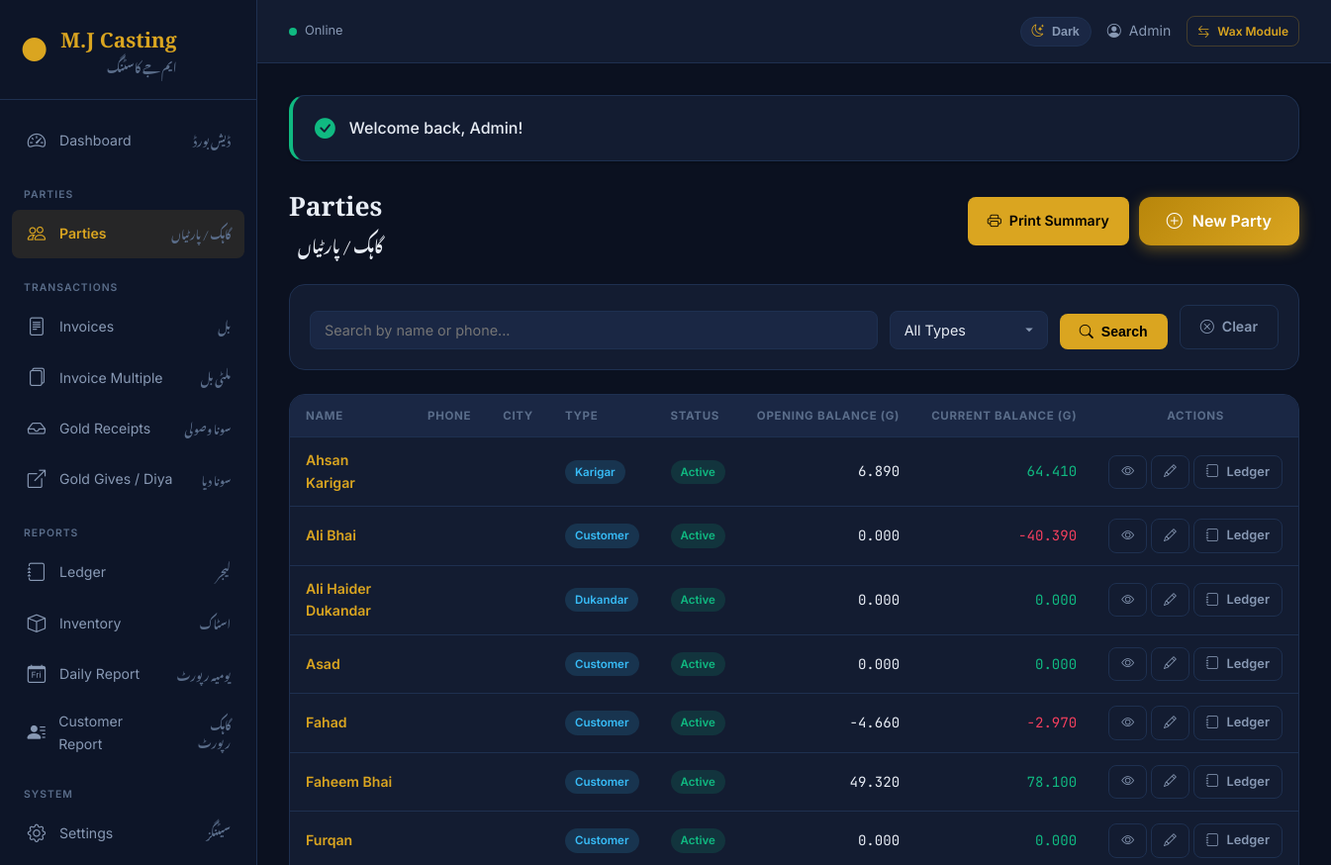
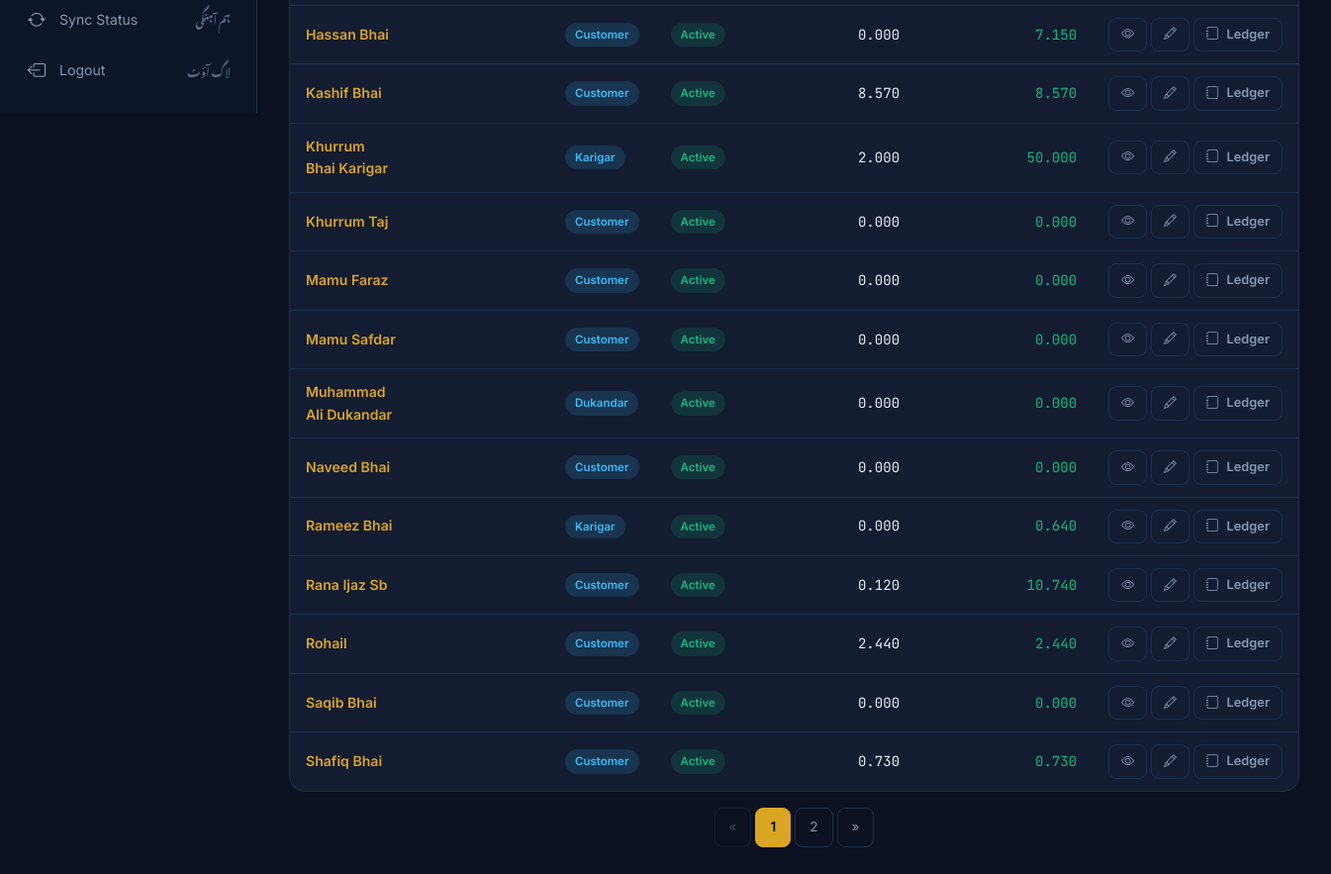
The app's page /customers/index.php (signed in) with its own data (2 pictures, top to bottom).
### tables this page shows
CREATE TABLE `users` (
  `id` int(11) NOT NULL,
  `name` varchar(255) NOT NULL,
  `email` varchar(255) NOT NULL,
  `email_verified_at` datetime DEFAULT NULL,
  `password` varchar(255) NOT NULL,
  `remember_token` varchar(100) DEFAULT NULL,
  `created_at` timestamp NOT NULL DEFAULT current_timestamp(),
  `updated_at` timestamp NOT NULL DEFAULT current_timestamp() ON UPDATE current_timestamp()
);

CREATE TABLE `customers` (
  `id` int(11) NOT NULL,
  `name` varchar(100) NOT NULL,
  `phone` varchar(20) DEFAULT NULL,
  `cnic` varchar(30) DEFAULT NULL,
  `address` text DEFAULT NULL,
  `city` varchar(50) DEFAULT NULL,
  `opening_balance` decimal(15,2) DEFAULT 0.00,
  `status` enum('active','inactive') DEFAULT 'active',
  `party_type` enum('customer','dukandar','karigar') DEFAULT 'customer',
  `created_at` timestamp NOT NULL DEFAULT current_timestamp(),
  `updated_at` timestamp NOT NULL DEFAULT current_timestamp() ON UPDATE current_timestamp(),
  `deleted_at` datetime DEFAULT NULL
);

### config.php (called while the page is built, shortened)
<?php
function getDB(): PDO {
    static $pdo = null;
    if ($pdo === null) {
        try {
            $pdo = new PDO(
                "mysql:host=" . DB_HOST . ";dbname=" . DB_NAME . ";charset=utf8mb4",
                DB_USER,
                DB_PASS,
                [
                    PDO::ATTR_ERRMODE => PDO::ERRMODE_EXCEPTION,
                    PDO::ATTR_DEFAULT_FETCH_MODE => PDO::FETCH_ASSOC,
                    PDO::ATTR_EMULATE_PREPARES => false,
                ]
            );
        } catch (PDOException $e) {
            die("Database connection failed: " . $e->getMessage());
        }
    }
    return $pdo;
}
function isLoggedIn(): bool {
    return isset($_SESSION['user_id']);
}
function getCurrentUser(): ?array {
    $stmt = getDB()->prepare("SELECT id, name, email FROM users WHERE id = ?");
    $stmt->execute([$_SESSION['user_id']]);
    return $stmt->fetch() ?: null;
}
function getBaseUrl(): string {
    $protocol = (!empty($_SERVER['HTTPS']) && $_SERVER['HTTPS'] !== 'off') ? 'https://' : 'http://';
    $host = $_SERVER['HTTP_HOST'] ?? 'localhost';
    $scriptPath = $_SERVER['SCRIPT_NAME'];
    $pos = strpos($scriptPath, '/mjcasting/');
    if ($pos !== false) {
        $basePath = substr($scriptPath, 0, $pos + strlen('/mjcasting/'));
    } else {
        $basePath = rtrim(dirname($scriptPath), '/\\') . '/';
    }
    return $protocol . $host . $basePath;
}
function url(string $path = ''): string {
    return getBaseUrl() . ltrim($path, '/');
}
function getFlash(): ?array {
    if (isset($_SESSION['flash'])) {
        $flash = $_SESSION['flash'];
        return $flash;
    }
    return null;
}
function query(string $key, $default = null) {
    return $_GET[$key] ?? $default;
}

### functions/ledger_functions.php (called while the page is built, shortened)
<?php
function _sumColumn(string $sql, array $params = []): float {
    $stmt = getDB()->prepare($sql);
    $stmt->execute($params);
    return (float)$stmt->fetchColumn();
}
function _tableReady(string $table): bool {
    return !function_exists('tableExists') || tableExists($table);
}
function getCustomerCurrentBalance(int $customerId): float {
    $db = getDB();
    $stmt = $db->prepare("SELECT opening_balance FROM customers WHERE id=?"); $stmt->execute([$customerId]); $customer=$stmt->fetch();
    $balance=(float)$customer['opening_balance'];
    $balance += _sumColumn("SELECT COALESCE(SUM(effective_gold - total_received_khalis - wasooli),0) FROM invoices WHERE customer_id=? AND status='active'", [$customerId]);
    $balance -= _sumColumn("SELECT COALESCE(SUM(total_khalis_weight),0) FROM gold_receipts WHERE customer_id=? AND deleted_at IS NULL", [$customerId]);
    if (_tableReady('gold_gives')) $balance += _sumColumn("SELECT COALESCE(SUM(total_khalis_weight),0) FROM gold_gives WHERE customer_id=? AND deleted_at IS NULL", [$customerId]);
    if (_tableReady('invoice_multiple')) $balance += _sumColumn("SELECT COALESCE(SUM(effective_gold - total_received_khalis - wasooli),0) FROM invoice_multiple WHERE customer_id=? AND status='active'", [$customerId]);
    return round($balance, 3);
}

### customers/index.php (the view, shortened to what this page needs)
<?php
require_once __DIR__ . '/../config.php';
require_once __DIR__ . '/../functions/ledger_functions.php';
$db = getDB();
$search = query('search', '');
$page = max(1, (int) query('page', 1));
$perPage = 20;
$offset = ($page - 1) * $perPage;
$countSql = "SELECT COUNT(*) FROM customers WHERE 1=1";
$params = [];
$total = $db->prepare($countSql);
$total->execute($params);
$totalCount = $total->fetchColumn();
$lastPage = max(1, ceil($totalCount / $perPage));
$page = min($page, $lastPage);
$sql = "SELECT * FROM customers WHERE 1=1";
$params2 = [];
$sql .= " ORDER BY name ASC LIMIT $perPage OFFSET $offset";
$stmt = $db->prepare($sql);
$stmt->execute($params2);
$customers = $stmt->fetchAll();
require_once __DIR__ . '/../includes/header.php';
?>
<div class="page-header">
    <div class="page-title-group">
        <h1>Parties</h1>
        <p class="font-urdu" style="margin-top:4px;">گاہک / پارٹیاں</p>
    </div>
    <div class="page-actions">
        <a href="<?= url('customers/print_summary.php?' . http_build_query($_GET)) ?>" class="btn btn-primary" target="_blank"><i class="bi bi-printer"></i> Print Summary</a>
        <a href="<?= url('customers/create.php') ?>" class="btn btn-gold">
            <i class="bi bi-plus-circle"></i> New Party
        </a>
    </div>
</div>
<form method="GET" class="filter-bar">
    <div class="form-group" style="flex:1;">
        <input type="text" name="search" class="form-control" placeholder="Search by name or phone..." value="<?= htmlspecialchars($search) ?>">
    </div>
    <div class="form-group">
        <select name="party_type" class="form-control" onchange="this.form.submit()">
            <option value="">All Types</option>
        </select>
    </div>
    <button type="submit" class="btn btn-primary"><i class="bi bi-search"></i> Search</button>
    <a href="<?= url('customers/index.php') ?>" class="btn btn-outline"><i class="bi bi-x-circle"></i> Clear</a>
</form>
<div class="table-container">
    <table>
        <thead>
            <tr>
                <th>Name</th>
                <th>Phone</th>
                <th>City</th>
                <th>Type</th>
                <th>Status</th>
                <th class="text-right">Opening Balance (g)</th>
                <th class="text-right">Current Balance (g)</th>
                <th class="text-center">Actions</th>
            </tr>
        </thead>
        <tbody>
            <?php if (empty($customers)): ?>
                <tr><td colspan="8" class="text-center text-muted">No parties found</td></tr>
            <?php else: ?>
                <?php foreach ($customers as $c):
                    $balance = getCustomerCurrentBalance((int)$c['id']);
                ?>
                <tr>
                    <td><a href="<?= url('customers/show.php?id=' . $c['id']) ?>" style="color:var(--gold-primary);text-decoration:none;font-weight:600;"><?= htmlspecialchars($c['name']) ?></a></td>
                    <td><?= htmlspecialchars($c['phone'] ?? '-') ?></td>
                    <td><?= htmlspecialchars($c['city'] ?? '-') ?></td>
                    <td><span class="badge bg-info"><?= ucfirst($c['party_type']) ?></span></td>
                    <td><span class="badge <?= $c['status'] === 'active' ? 'bg-success' : 'bg-danger' ?>"><?= ucfirst($c['status']) ?></span></td>
                    <td class="text-right mono"><?= number_format($c['opening_balance'], 3) ?></td>
                    <td class="text-right mono <?= $balance < 0 ? 'text-danger' : 'text-success' ?>"><?= number_format($balance, 3) ?></td>
                    <td class="text-center" style="white-space:nowrap;">
                        <a href="<?= url('customers/show.php?id=' . $c['id']) ?>" class="btn btn-sm btn-outline"><i class="bi bi-eye"></i></a>
                        <a href="<?= url('customers/edit.php?id=' . $c['id']) ?>" class="btn btn-sm btn-outline"><i class="bi bi-pencil"></i></a>
                        <a href="<?= url('ledger/index.php?customer_id=' . $c['id']) ?>" class="btn btn-sm btn-outline"><i class="bi bi-journal"></i> Ledger</a>
                    </td>
                </tr>
                <?php endforeach; ?>
            <?php endif; ?>
        </tbody>
    </table>
</div>
<?php
if ($lastPage > 1):
    $urlTemplate = url('customers/index.php?' . http_build_query(array_merge($_GET, ['page' => '__PAGE__'])));
?>
<div class="pagination">
    <nav>
        <ul class="pagination-list">
            <li class="page-item <?= $page <= 1 ? 'disabled' : '' ?>">
                <a class="page-link" href="<?= str_replace('__PAGE__', $page - 1, $urlTemplate) ?>">&laquo;</a>
            </li>
            <?php for ($i = 1; $i <= $lastPage; $i++): ?>
                <li class="page-item <?= $i === $page ? 'active' : '' ?>">
                    <a class="page-link" href="<?= str_replace('__PAGE__', $i, $urlTemplate) ?>"><?= $i ?></a>
                </li>
            <?php endfor; ?>
            <li class="page-item <?= $page >= $lastPage ? 'disabled' : '' ?>">
                <a class="page-link" href="<?= str_replace('__PAGE__', $page + 1, $urlTemplate) ?>">&raquo;</a>
            </li>
        </ul>
    </nav>
</div>
<?php endif; ?>
<?php require_once __DIR__ . '/../includes/footer.php'; ?>

### includes/header.php (shortened to what this page needs)
<!DOCTYPE html>
<html lang="en">
<head>
    <link rel="stylesheet" href="https://cdn.jsdelivr.net/npm/bootstrap-icons@1.11.3/font/bootstrap-icons.min.css">
    <link rel="stylesheet" href="<?= url('assets/css/style.css') ?>">
</head>
<body>
    <?php $currentUser = getCurrentUser(); ?>
    <?php if (!isset($hideSidebar)): ?>
    <aside class="sidebar" id="sidebar">
        <div class="sidebar-header">
            <div class="logo">
                <span class="logo-icon">&#9679;</span>
                <div class="logo-text">
                    <span class="logo-title">M.J Casting</span>
                    <span class="logo-subtitle font-urdu">ایم جے کاسٹنگ</span>
                </div>
            </div>
        </div>
        <nav class="sidebar-nav">
            <a href="<?= url('dashboard.php') ?>" class="nav-item <?= basename($_SERVER['PHP_SELF']) === 'dashboard.php' ? 'active' : '' ?>">
                <i class="bi bi-speedometer2"></i>
                <span>Dashboard</span>
                <span class="font-urdu nav-urdu">ڈیش بورڈ</span>
            </a>
            <div class="nav-section-label">Parties</div>
            <a href="<?= url('customers/index.php') ?>" class="nav-item <?= strpos($_SERVER['PHP_SELF'], 'customers') !== false ? 'active' : '' ?>">
                <i class="bi bi-people"></i>
                <span>Parties</span>
                <span class="font-urdu nav-urdu">گاہک / پارٹیاں</span>
            </a>
            <div class="nav-section-label">Transactions</div>
            <a href="<?= url('invoices/index.php') ?>" class="nav-item <?= (strpos($_SERVER['PHP_SELF'], 'invoices') !== false && strpos($_SERVER['PHP_SELF'], 'invoice-multiple') === false) ? 'active' : '' ?>">
                <i class="bi bi-file-text"></i>
                <span>Invoices</span>
                <span class="font-urdu nav-urdu">بل</span>
            </a>
            <a href="<?= url('invoice-multiple/index.php') ?>" class="nav-item <?= strpos($_SERVER['PHP_SELF'], 'invoice-multiple') !== false ? 'active' : '' ?>">
                <i class="bi bi-files"></i>
                <span>Invoice Multiple</span>
                <span class="font-urdu nav-urdu">ملٹی بل</span>
            </a>
            <a href="<?= url('gold-receipts/index.php') ?>" class="nav-item <?= strpos($_SERVER['PHP_SELF'], 'gold-receipts') !== false ? 'active' : '' ?>">
                <i class="bi bi-inbox"></i>
                <span>Gold Receipts</span>
                <span class="font-urdu nav-urdu">سونا وصولی</span>
            </a>
            <a href="<?= url('gold-gives/index.php') ?>" class="nav-item <?= strpos($_SERVER['PHP_SELF'], 'gold-gives') !== false ? 'active' : '' ?>">
                <i class="bi bi-box-arrow-up-right"></i>
                <span>Gold Gives / Diya</span>
                <span class="font-urdu nav-urdu">سونا دیا</span>
            </a>
            <div class="nav-section-label">Reports</div>
            <a href="<?= url('ledger/index.php') ?>" class="nav-item <?= strpos($_SERVER['PHP_SELF'], 'ledger') !== false ? 'active' : '' ?>">
                <i class="bi bi-journal"></i>
                <span>Ledger</span>
                <span class="font-urdu nav-urdu">لیجر</span>
            </a>
            <a href="<?= url('inventory/index.php') ?>" class="nav-item <?= strpos($_SERVER['PHP_SELF'], 'inventory') !== false ? 'active' : '' ?>">
                <i class="bi bi-box"></i>
                <span>Inventory</span>
                <span class="font-urdu nav-urdu">اسٹاک</span>
            </a>
            <a href="<?= url('reports/daily.php') ?>" class="nav-item <?= strpos($_SERVER['PHP_SELF'], 'reports/daily') !== false ? 'active' : '' ?>">
                <i class="bi bi-calendar-day"></i>
                <span>Daily Report</span>
                <span class="font-urdu nav-urdu">یومیہ رپورٹ</span>
            </a>
            <a href="<?= url('reports/customer.php') ?>" class="nav-item <?= strpos($_SERVER['PHP_SELF'], 'reports/customer') !== false ? 'active' : '' ?>">
                <i class="bi bi-person-lines-fill"></i>
                <span>Customer Report</span>
                <span class="font-urdu nav-urdu">گاہک رپورٹ</span>
            </a>
            <div class="nav-section-label">System</div>
            <a href="<?= url('settings/index.php') ?>" class="nav-item <?= strpos($_SERVER['PHP_SELF'], 'settings') !== false ? 'active' : '' ?>">
                <i class="bi bi-gear"></i>
                <span>Settings</span>
                <span class="font-urdu nav-urdu">سیٹنگز</span>
            </a>
            <a href="<?= url('sync-status.php') ?>" class="nav-item <?= strpos($_SERVER['PHP_SELF'], 'sync-status') !== false ? 'active' : '' ?>">
                <i class="bi bi-arrow-repeat"></i>
                <span>Sync Status</span>
                <span class="font-urdu nav-urdu">ہم آہنگی</span>
            </a>
            <a href="<?= url('logout.php') ?>" class="nav-item">
                <i class="bi bi-box-arrow-left"></i>
                <span>Logout</span>
                <span class="font-urdu nav-urdu">لاگ آؤٹ</span>
            </a>
        </nav>
    </aside>
    <div class="main-wrapper">
        <header class="top-header">
            <div class="header-left">
                <div class="online-status">
                    <span class="online-dot" id="online-dot"></span>
                    <span id="online-text">Online</span>
                </div>
            </div>
            <div class="header-right">
                <button type="button" class="theme-toggle" id="theme-toggle" onclick="window.toggleMjTheme && window.toggleMjTheme()" title="Toggle light / dark theme" aria-label="Toggle theme">
                    <i class="bi bi-moon-stars" id="theme-toggle-icon"></i>
                    <span id="theme-toggle-text">Dark</span>
                </button>
                <span class="header-user">
                    <i class="bi bi-person-circle"></i>
                    <?= htmlspecialchars($currentUser['name'] ?? 'User') ?>
                </span>
                <a href="<?= url('wax/index.php') ?>" class="btn btn-sm btn-outline" style="font-size:0.75rem;padding:5px 10px;color:var(--gold-primary);border-color:var(--gold-muted);">
                    <i class="bi bi-arrow-left-right"></i> Wax Module
                </a>
            </div>
        </header>
        <main class="content-area">
            <?php if ($flash = getFlash()): ?>
                <div class="card flash-<?= $flash['type'] ?>" style="border-left: 4px solid <?= $flash['type'] === 'success' ? 'var(--success)' : 'var(--error)' ?>; padding: 16px 22px; margin-bottom: 24px;">
                    <div style="display: flex; align-items: center; gap: 14px;">
                        <i class="bi bi-<?= $flash['type'] === 'success' ? 'check-circle-fill' : 'exclamation-triangle-fill' ?>" style="color: <?= $flash['type'] === 'success' ? 'var(--success)' : 'var(--error)' ?>; font-size: 1.3rem;"></i>
                        <span style="font-weight: 500;"><?= htmlspecialchars($flash['message']) ?></span>
                    </div>
                </div>
            <?php endif; ?>
    <?php endif; ?>

### records on screen
users: name "Admin"
customers: name "Ahsan Karigar", party_type "Karigar", status "Active", opening_balance "6.890", balance "64.410"
customers: name "Ali Bhai", party_type "Customer", status "Active", opening_balance "0.000", balance "-40.390"
customers: name "Ali Haider Dukandar", party_type "Dukandar", status "Active", opening_balance "0.000", balance "0.000"
customers: name "Asad", party_type "Customer", status "Active", opening_balance "0.000", balance "0.000"
customers: name "Fahad", party_type "Customer", status "Active", opening_balance "-4.660", balance "-2.970"
customers: name "Faheem Bhai", party_type "Customer", status "Active", opening_balance "49.320", balance "78.100"
customers: name "Furqan", party_type "Customer", status "Active", opening_balance "0.000", balance "0.000"
customers: name "Hassan Bhai", party_type "Customer", status "Active", opening_balance "0.000", balance "7.150"
customers: name "Kashif Bhai", party_type "Customer", status "Active", opening_balance "8.570", balance "8.570"
customers: name "Khurrum Bhai Karigar", party_type "Karigar", status "Active", opening_balance "2.000", balance "50.000"
customers: name "Khurrum Taj", party_type "Customer", status "Active", opening_balance "0.000", balance "0.000"
customers: name "Mamu Faraz", party_type "Customer", status "Active", opening_balance "0.000", balance "0.000"
customers: name "Mamu Safdar", party_type "Customer", status "Active", opening_balance "0.000", balance "0.000"
customers: name "Muhammad Ali Dukandar", party_type "Dukandar", status "Active", opening_balance "0.000", balance "0.000"
customers: name "Naveed Bhai", party_type "Customer", status "Active", opening_balance "0.000", balance "0.000"
customers: name "Rameez Bhai", party_type "Karigar", status "Active", opening_balance "0.000", balance "0.640"
customers: name "Rana Ijaz Sb", party_type "Customer", status "Active", opening_balance "0.120", balance "10.740"
customers: name "Rohail", party_type "Customer", status "Active", opening_balance "2.440", balance "2.440"
customers: name "Saqib Bhai", party_type "Customer", status "Active", opening_balance "0.000", balance "0.000"
customers: name "Shafiq Bhai", party_type "Customer", status "Active", opening_balance "0.730", balance "0.730"

### other values on screen
$flash['message'] "Welcome back, Admin!"
